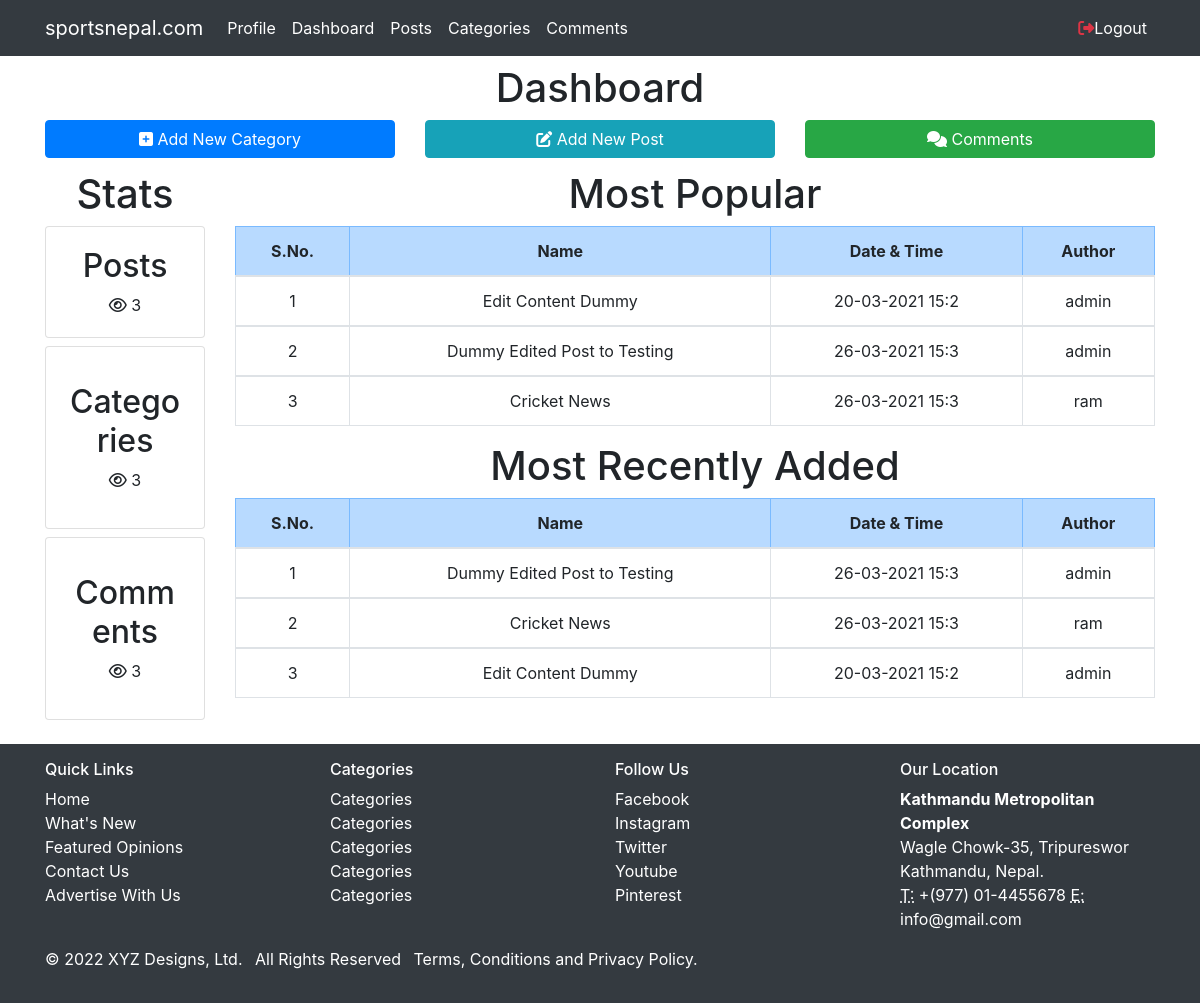
Screenshot of /Dashboard.php with the database file from the repository.
### tables this page shows
CREATE TABLE `posts` (
  `id` int(10) NOT NULL,
  `datetime` varchar(15) NOT NULL,
  `name` varchar(50) NOT NULL,
  `category` varchar(10) NOT NULL,
  `author` varchar(20) NOT NULL,
  `image` varchar(50) NOT NULL,
  `content` varchar(1200) NOT NULL
);

### Dashboard.php (the view, shortened to what this page needs)
<!DOCTYPE html>
<html>
	<head>
  		<link rel="stylesheet" href="css/style.css">
  		<link rel="stylesheet" href="css/bootstrap.min.css">
		<link rel="stylesheet" href="https://stackpath.bootstrapcdn.com/bootstrap/4.3.1/css/bootstrap.min.css">
	</head>
	<body>
		<nav class="navbar navbar-expand-lg navbar-dark bg-dark">
			<div class="container">
					<a href="#" class="navbar-brand">sportsnepal.com</a>
					<div class="collapse navbar-collapse" id="navbarCollapseCms">
						<ul class="navbar-nav">
							<li class="nav-item">
								<a href="MyProfile.php" class="nav-link" style="color: white;">Profile</a>
							</li>
							<li class="nav-item">
								<a href="Dashboard.php" class="nav-link" style="color: white;">Dashboard</a>
							</li>
							<li class="nav-item">
								<a href="Posts.php" class="nav-link" style="color: white;">Posts</a>
							</li>
							<li class="nav-item">
								<a href="Categories.php" class="nav-link" style="color: white;">Categories</a>
							</li>
							<li class="nav-item">
								<a href="comment.php" class="nav-link" style="color: white;">Comments</a>
							</li>
						</ul>
					<ul class="navbar-nav ml-auto">
						<li class="nav-item"><a href="logout.php" class="nav-link" style="color: white;"><i class="fas fa-sign-out-alt text-danger"></i>Logout</a></li>
					</ul>
				</div>
			</div>
		</nav>
		<header class="py-2">
			<div class="container">
				<div class="row">
					<div class="col-md-12">
						<h1 class="text-center">Dashboard</h1>
					</div>
					<div class="col-lg-4 mb-1">
						<a href="Categories.php" class="btn btn-primary btn-block">
							<i class="fas fa-plus-square"></i> Add New Category</a>
					</div>
					<div class="col-lg-4 mb-1">
						<a href="newpost.php" class="btn btn-info btn-block">
							<i class="fas fa-edit"></i> Add New Post</a>
					</div>
					<div class="col-lg-4 mb-1">
						<a href class="btn btn-success btn-block">
							<i class="fas fa-comments"></i> Comments</a>
					</div>
					<div class="col-lg-2 py-2">
						<h1 class="text-center">Stats</h1>
						<div class="card text-center mb-2">
							<div class="card-body">
								<h2>Posts</h2>
								<i class="far fa-eye"></i>
								<?php
									global $conn;
									$sql = "SELECT COUNT(*) FROM posts";
									$stmt = $conn->query($sql);
									$count = $stmt->fetch();
									$total = array_shift($count);
									echo $total;
								 ?>
							</div>
						</div>
						<div class="card text-center py-3 mb-2">
							<div class="card-body">
								<h2>Categories</h2>
								<i class="far fa-eye"></i>
								<?php
									global $conn;
									$sql = "SELECT COUNT(*) FROM category";
									$stmt = $conn->query($sql);
									$count = $stmt->fetch();
									$total = array_shift($count);
									echo $total;
								 ?>
							</div>
						</div>
						<div class="card text-center py-3 mb-2">
							<div class="card-body">
								<h2>Comments</h2>
								<i class="far fa-eye"></i>
								<?php
									global $conn;
									$sql = "SELECT COUNT(*) FROM comment";
									$stmt = $conn->query($sql);
									$count = $stmt->fetch();
									$total = array_shift($count);
									echo $total;
								 ?>
							</div>
						</div>
					</div>
					<div class="col-lg-10 py-2">
						<h1 class="text-center">Most Popular</h1>
						<table class="table table-bordered table-hover">
							<tr class="table-head table-primary">
								<th class="text-center">S.No.</th>
								<th class="text-center">Name</th>
								<th class="text-center">Date & Time</th>
								<th class="text-center">Author</th>
							</tr>
							<?php
								global $conn;
								$sql = "SELECT * FROM posts
								ORDER BY id ASC LIMIT 5";
								$stmt = $conn->query($sql);
								$tot = 0;
								while($data_rows = $stmt->fetch()){
									$postName = $data_rows["name"];
									$postDate = $data_rows["datetime"];
									$postAuthor = $data_rows["author"];
									$tot++;
							 ?>
							 <tbody>
							 	<tr>
							 		<td class="text-center"><?php echo $tot; ?></td>
							 		<td class="text-center"><?php echo $postName; ?></td>
							 		<td class="text-center"><?php echo $postDate; ?></td>
							 		<td class="text-center"><?php echo $postAuthor; ?></td>
							 	</tr>
							 </tbody>
							<?php } ?>
						</table>
						<h1 class="text-center">Most Recently Added</h1>
						<table class="table table-bordered table-hover">
							<tr class="table-head table-primary">
								<th class="text-center">S.No.</th>
								<th class="text-center">Name</th>
								<th class="text-center">Date & Time</th>
								<th class="text-center">Author</th>
							</tr>
							<?php
								global $conn;
								$sql = "SELECT * FROM posts
								ORDER BY datetime DESC LIMIT 5";
								$stmt = $conn->query($sql);
								$tot = 0;
								while($data_rows = $stmt->fetch()){
									$postName = $data_rows["name"];
									$postDate = $data_rows["datetime"];
									$postAuthor = $data_rows["author"];
									$tot++;
							 ?>
							 <tbody>
							 	<tr>
							 		<td class="text-center"><?php echo $tot; ?></td>
							 		<td class="text-center"><?php echo $postName; ?></td>
							 		<td class="text-center"><?php echo $postDate; ?></td>
							 		<td class="text-center"><?php echo $postAuthor; ?></td>
							 	</tr>
							 </tbody>
							<?php } ?>
						</table>
					</div>
				</div>
			</div>
		</header>
		<footer class="bg-dark text-white">
            <div class="container py-3">
                <div class="row">
                    <div class="col-12 col-sm-6 col-md-3">
                        <h6>Quick Links</h6>
                        <ul class="list-unstyled">
                            <li><a href="home.php" style="color: white;">Home</a></li>
                            <li><a href="#" style="color: white;">What's New</a></li>
                            <li><a href="#" style="color: white;">Featured Opinions</a></li>
                            <li><a href="#" style="color: white;">Contact Us</a></li>
                            <li><a href="#" style="color: white;">Advertise With Us</a></li>
                        </ul>
                    </div>
                    <div class="col-12 col-sm-6 col-md-3">
                        <h6>Categories</h6>
                        <ul class="list-unstyled">
                            <li><a href="#" style="color: white;">Categories</a></li>
                            <li><a href="#" style="color: white;">Categories</a></li>
                            <li><a href="#" style="color: white;">Categories</a></li>
                            <li><a href="#" style="color: white;">Categories</a></li>
                            <li><a href="#" style="color: white;">Categories</a></li>
                        </ul>
                    </div>
                    <div class="col-12 col-sm-6 col-md-3">
                        <h6>Follow Us</h6>
                        <ul class="list-unstyled">
                            <li><a href="#" style="color: white;">Facebook</a></li>
                            <li><a href="#" style="color: white;">Instagram</a></li>
                            <li><a href="#" style="color: white;">Twitter</a></li>
                            <li><a href="#" style="color: white;">Youtube</a></li>
                            <li><a href="#" style="color: white;">Pinterest</a></li>
                        </ul>
                    </div>
                    <div class="col-12 col-sm-6 col-md-3">
                        <h6>Our Location</h6>
                        <address>
                            <strong>Kathmandu Metropolitan Complex</strong><br />
                            Wagle Chowk-35, Tripureswor<br />
                            Kathmandu, Nepal.<br />
                            <abbr title="Telephone">T:</abbr><a href="tel:+977014455678" style="color: white;"> +(977) 01-4455678</a> <abbr title="Email">E:</abbr><a href="mailto:info@gmail.com" style="color: white;"> info@gmail.com</a>
                        </address>
                    </div>
                </div>
                <div class="row">
                    <div class="col-12 col-sm-6 col-md-9">
                        <ul class="list-inline">
                            <li class="list-inline-item">&copy; <span id="year"></span> XYZ Designs, Ltd.</li>
                            <li class="list-inline-item">All Rights Reserved</li>
                            <li class="list-inline-item"><a href="#" style="color: white;">Terms, Conditions and Privacy Policy</a>.</li>
                        </ul>
                    </div>
                </div>
            </div>
        </footer>
	</body>
</html>

### rows the page displays
posts: name "Edit Content Dummy", datetime "20-03-2021 15:2", author "admin"
posts: name "Dummy Edited Post to Testing", datetime "26-03-2021 15:3", author "admin"
posts: name "Cricket News", datetime "26-03-2021 15:3", author "ram"

### other values shown
$total "3"
